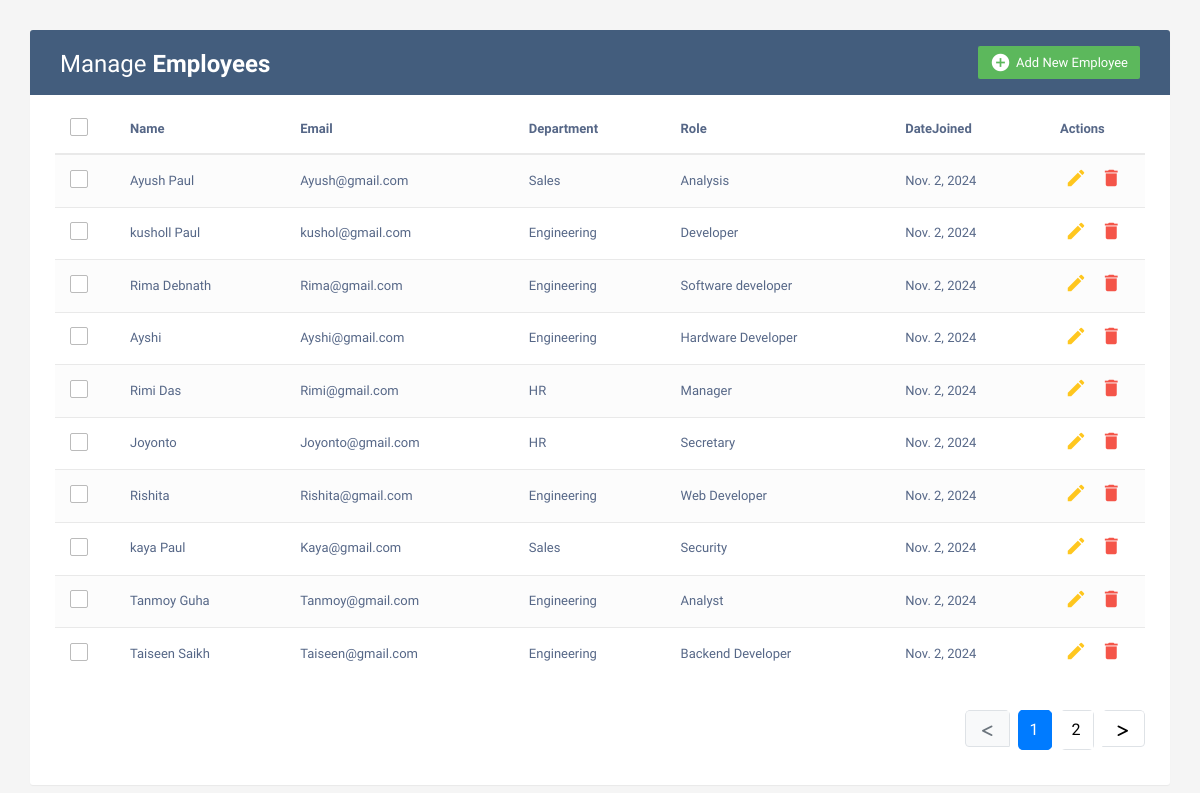
The page / on the database its author committed.
### employees/models.py (models this page shows, shortened)
class Employee(models.Model):
    name = models.CharField(max_length=100)
    email = models.EmailField(unique=True)
    department = models.CharField(max_length=50, blank=True, null=True)
    role = models.CharField(max_length=50, blank=True, null=True)
    date_joined = models.DateField(auto_now_add=True)

### company/views.py (the view)
# urls.py: path('', views.homePage,name="home"),
def homePage(request):
    emp = Employee.objects.all()
    paginator = Paginator(emp, 10)
    page_number = request.GET.get('page')
    page_obj = paginator.get_page(page_number)
    data = {
        'emp': page_obj,  # Paginated employee list
        'page_obj': page_obj,
    }
    return render(request, "index.html", data)

### templates/index.html (shortened to what this page needs)
<!DOCTYPE html>
<html lang="en">
<head>
<link rel="stylesheet" href="https://maxcdn.bootstrapcdn.com/font-awesome/4.7.0/css/font-awesome.min.css">
<link rel="stylesheet" href="https://maxcdn.bootstrapcdn.com/bootstrap/3.3.7/css/bootstrap.min.css">
 <link rel="stylesheet" href="https://cdnjs.cloudflare.com/ajax/libs/font-awesome/6.6.0/css/all.min.css"
 />
</head>
  <body>
    <div class="container">
        <div class="table-wrapper">
            <div class="table-title">
                <div class="row">
                    <div class="col-sm-6">
						<h2>Manage <b>Employees</b></h2>
					</div>
					<div class="col-sm-6">
						<a href="#addEmployeeModal" class="btn btn-success" data-toggle="modal"><i class="material-icons">&#xE147;</i> <span>Add New Employee</span></a>
					</div>
                </div>
            </div>
            <table class="table table-striped table-hover">
                <thead>
                    <tr>
						<th>
							<span class="custom-checkbox">
								<label for="selectAll"></label>
							</span>
						</th>
                        <th>Name</th>
                        <th>Email</th>
						<th>Department</th>
                        <th>Role</th>
						<th>DateJoined</th>
                        <th>Actions</th>
                    </tr>
                </thead>
                <tbody>
					{% for i in emp %}
                    <tr>
						<td>
							<span class="custom-checkbox">
								<label for="checkbox1"></label>
							</span>
						</td>
                        <td>{{i.name}}</td>
                        <td>{{i.email}}</td>
						<td>{{i.department}}</td>
                        <td>{{i.role}}</td>
						<td>{{i.date_joined}}</td>
                        <td>
                            <a href="#editEmployeeModal-{{forloop.counter}}" class="edit" data-toggle="modal"><i class="material-icons" data-toggle="tooltip" title="Edit">&#xE254;</i></a>
                            <a href="#deleteEmployeeModal-{{forloop.counter}}" class="delete" data-toggle="modal"><i class="material-icons" data-toggle="tooltip" title="Delete">&#xE872;</i></a>
                        </td>
                    </tr>
                    {% endfor %}
                </tbody>
            </table>
			<div class="clearfix">
        <ul class="pagination justify-content-start">
        {% if page_obj.has_previous %}
        <li class="page-item">
            <a class="page-link" href="?page={{ page_obj.previous_page_number }}">
                <i class="fa-solid fa-less-than"></i>
            </a>
        </li>
        {% else %}
        <li class="page-item disabled">
            <span class="page-link">
                <i class="fa-solid fa-less-than"></i>
            </span>
        </li>
        {% endif %}
        {% for num in page_obj.paginator.page_range %}
            {% if num == 1 or num == page_obj.paginator.num_pages or num >= page_obj.number|add:-2 and num <= page_obj.number|add:2 %}
                {% if page_obj.number == num %}
                <li class="page-item active">
                    <a class="page-link" href="?page={{ num }}">{{ num }}</a>
                </li>
                {% else %}
                <li class="page-item">
                    <a class="page-link" href="?page={{ num }}">{{ num }}</a>
                </li>
                {% endif %}
            {% elif num == page_obj.number|add:-3 or num == page_obj.number|add:3 %}
                <li class="page-item disabled">
                    <a class="page-link" href="#">...</a>
                </li>
            {% endif %}
        {% endfor %}
        {% if page_obj.has_next %}
        <li class="page-item">
            <a class="page-link" href="?page={{ page_obj.next_page_number }}">
                <i class="fa-solid fa-greater-than"></i>
            </a>
        </li>
        {% else %}
        <li class="page-item disabled">
            <span class="page-link">
                <i class="fa-solid fa-greater-than"></i>
            </span>
        </li>
        {% endif %}
        </ul>
            </div>
        </div>
    </div>
</body>
</html>

### rows shown on the page
Employee: name "Ayush Paul", email "Ayush@gmail.com", department "Sales", role "Analysis", date_joined "Nov. 2, 2024"
Employee: name "kusholl Paul", email "kushol@gmail.com", department "Engineering", role "Developer", date_joined "Nov. 2, 2024"
Employee: name "Rima Debnath", email "Rima@gmail.com", department "Engineering", role "Software developer", date_joined "Nov. 2, 2024"
Employee: name "Ayshi", email "Ayshi@gmail.com", department "Engineering", role "Hardware Developer", date_joined "Nov. 2, 2024"
Employee: name "Rimi Das", email "Rimi@gmail.com", department "HR", role "Manager", date_joined "Nov. 2, 2024"
Employee: name "Joyonto", email "Joyonto@gmail.com", department "HR", role "Secretary", date_joined "Nov. 2, 2024"
Employee: name "Rishita", email "Rishita@gmail.com", department "Engineering", role "Web Developer", date_joined "Nov. 2, 2024"
Employee: name "kaya Paul", email "Kaya@gmail.com", department "Sales", role "Security", date_joined "Nov. 2, 2024"
Employee: name "Tanmoy Guha", email "Tanmoy@gmail.com", department "Engineering", role "Analyst", date_joined "Nov. 2, 2024"
Employee: name "Taiseen Saikh", email "Taiseen@gmail.com", department "Engineering", role "Backend Developer", date_joined "Nov. 2, 2024"

### other values the page prints
{{ num }} "1"
{{ num }} "2"
